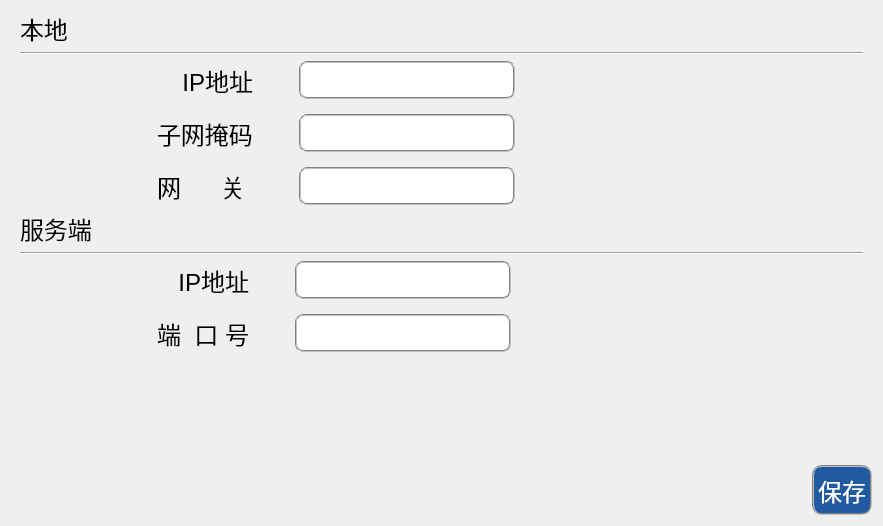
        <widget class="QWidget" name="tabSetNet">
         <property name="styleSheet">
          <string notr="true"/>
         </property>
         <attribute name="title">
          <string>网络  </string>
         </attribute>
         <layout class="QGridLayout" name="gridLayout_34">
          <item row="1" column="0">
           <widget class="QWidget" name="wgtServerNetWork" native="true">
            <layout class="QGridLayout" name="gridLayout_4">
             <property name="topMargin">
              <number>0</number>
             </property>
             <property name="bottomMargin">
              <number>0</number>
             </property>
             <property name="verticalSpacing">
              <number>6</number>
             </property>
             <item row="1" column="0" colspan="3">
              <widget class="Line" name="lineServer">
               <property name="orientation">
                <enum>Qt::Horizontal</enum>
               </property>
              </widget>
             </item>
             <item row="2" column="0">
              <spacer name="horizontalSpacer_3">
               <property name="orientation">
                <enum>Qt::Horizontal</enum>
               </property>
               <property name="sizeType">
                <enum>QSizePolicy::Preferred</enum>
               </property>
               <property name="sizeHint" stdset="0">
                <size>
                 <width>131</width>
                 <height>20</height>
                </size>
               </property>
              </spacer>
             </item>
             <item row="2" column="1">
              <layout class="QGridLayout" name="gridLayout_6" rowstretch="0,0" columnstretch="0,0,0" rowminimumheight="0,0">
               <property name="verticalSpacing">
                <number>15</number>
               </property>
               <item row="1" column="2">
                <widget class="QLineEdit" name="txtServerPort">
                 <property name="sizePolicy">
                  <sizepolicy hsizetype="Expanding" vsizetype="Expanding">
                   <horstretch>0</horstretch>
                   <verstretch>0</verstretch>
                  </sizepolicy>
                 </property>
                 <property name="font">
                  <font>
                   <pointsize>18</pointsize>
                  </font>
                 </property>
                 <property name="styleSheet">
                  <string notr="true">background-color: rgb(255, 255, 255);
border-radius: 8px; 
border:2px groove gray;
padding: 2px 2px; </string>
                 </property>
                </widget>
               </item>
               <item row="0" column="2">
                <widget class="QLineEdit" name="txtServerIP">
                 <property name="sizePolicy">
                  <sizepolicy hsizetype="Expanding" vsizetype="Expanding">
                   <horstretch>0</horstretch>
                   <verstretch>0</verstretch>
                  </sizepolicy>
                 </property>
                 <property name="font">
                  <font>
                   <pointsize>18</pointsize>
                  </font>
                 </property>
                 <property name="styleSheet">
                  <string notr="true">background-color: rgb(255, 255, 255);
border-radius: 8px; 
border:2px groove gray;
padding: 2px 2px; </string>
                 </property>
                </widget>
               </item>
               <item row="0" column="0">
                <widget class="QLabel" name="labServerIP">
                 <property name="font">
                  <font>
                   <pointsize>18</pointsize>
                  </font>
                 </property>
                 <property name="text">
                  <string>IP地址</string>
                 </property>
                 <property name="alignment">
                  <set>Qt::AlignRight|Qt::AlignTrailing|Qt::AlignVCenter</set>
                 </property>
                 <property name="margin">
                  <number>8</number>
                 </property>
                </widget>
               </item>
               <item row="1" column="0">
                <widget class="QLabel" name="labServerPort">
                 <property name="font">
                  <font>
                   <pointsize>18</pointsize>
                  </font>
                 </property>
                 <property name="text">
                  <string>端  口 号</string>
                 </property>
                 <property name="alignment">
                  <set>Qt::AlignRight|Qt::AlignTrailing|Qt::AlignVCenter</set>
                 </property>
                 <property name="margin">
                  <number>8</number>
                 </property>
                </widget>
               </item>
               <item row="0" column="1">
                <spacer name="horizontalSpacer_13">
                 <property name="orientation">
                  <enum>Qt::Horizontal</enum>
                 </property>
                 <property name="sizeType">
                  <enum>QSizePolicy::Fixed</enum>
                 </property>
                 <property name="sizeHint" stdset="0">
                  <size>
                   <width>40</width>
                   <height>20</height>
                  </size>
                 </property>
                </spacer>
               </item>
              </layout>
             </item>
             <item row="2" column="2">
              <spacer name="horizontalSpacer_2">
               <property name="orientation">
                <enum>Qt::Horizontal</enum>
               </property>
               <property name="sizeHint" stdset="0">
                <size>
                 <width>40</width>
                 <height>20</height>
                </size>
               </property>
              </spacer>
             </item>
             <item row="0" column="0" colspan="2">
              <widget class="QLabel" name="label_6">
               <property name="font">
                <font>
                 <pointsize>18</pointsize>
                </font>
               </property>
               <property name="text">
                <string>服务端</string>
               </property>
              </widget>
             </item>
            </layout>
           </widget>
          </item>
          <item row="2" column="0">
           <spacer name="verticalSpacer_4">
            <property name="orientation">
             <enum>Qt::Vertical</enum>
            </property>
            <property name="sizeHint" stdset="0">
             <size>
              <width>20</width>
              <height>107</height>
             </size>
            </property>
           </spacer>
          </item>
          <item row="3" column="0">
           <layout class="QGridLayout" name="gridLayout_29">
            <item row="0" column="0">
             <spacer name="horizontalSpacer_32">
              <property name="orientation">
               <enum>Qt::Horizontal</enum>
              </property>
              <property name="sizeType">
               <enum>QSizePolicy::Preferred</enum>
              </property>
              <property name="sizeHint" stdset="0">
               <size>
                <width>801</width>
                <height>50</height>
               </size>
              </property>
             </spacer>
            </item>
            <item row="0" column="1">
             <widget class="QPushButton" name="btnSaveNetworkSettings">
              <property name="sizePolicy">
               <sizepolicy hsizetype="Preferred" vsizetype="Preferred">
                <horstretch>0</horstretch>
                <verstretch>0</verstretch>
               </sizepolicy>
              </property>
              <property name="font">
               <font>
                <pointsize>18</pointsize>
               </font>
              </property>
              <property name="styleSheet">
               <string notr="true">color: white;
background-color: rgb(32, 90, 160);
border: 2px groove gray;
border-radius: 10px;
padding: 2px 4px;</string>
              </property>
              <property name="text">
               <string>保存</string>
              </property>
              <property name="icon">
               <iconset resource="../ikembx00.qrc">
                <normaloff>:/image/ok.ico</normaloff>:/image/ok.ico</iconset>
              </property>
              <property name="iconSize">
               <size>
                <width>35</width>
                <height>35</height>
               </size>
              </property>
              <property name="default">
               <bool>true</bool>
              </property>
             </widget>
            </item>
           </layout>
          </item>
          <item row="0" column="0">
           <widget class="QWidget" name="wgtLocalNetWork" native="true">
            <layout class="QGridLayout" name="gridLayout_2">
             <property name="topMargin">
              <number>0</number>
             </property>
             <property name="bottomMargin">
              <number>0</number>
             </property>
             <property name="verticalSpacing">
              <number>6</number>
             </property>
             <item row="1" column="0" colspan="4">
              <widget class="Line" name="lineLocalNetWork">
               <property name="orientation">
                <enum>Qt::Horizontal</enum>
               </property>
              </widget>
             </item>
             <item row="0" column="0" colspan="2">
              <widget class="QLabel" name="label_5">
               <property name="font">
                <font>
                 <pointsize>18</pointsize>
                </font>
               </property>
               <property name="text">
                <string>本地</string>
               </property>
              </widget>
             </item>
             <item row="3" column="0">
              <spacer name="horizontalSpacer_4">
               <property name="orientation">
                <enum>Qt::Horizontal</enum>
               </property>
               <property name="sizeType">
                <enum>QSizePolicy::Preferred</enum>
               </property>
               <property name="sizeHint" stdset="0">
                <size>
                 <width>131</width>
                 <height>17</height>
                </size>
               </property>
              </spacer>
             </item>
             <item row="3" column="1">
              <layout class="QGridLayout" name="gridLayout">
               <property name="verticalSpacing">
                <number>15</number>
               </property>
               <item row="0" column="2">
                <widget class="QLineEdit" name="txtIPAddr">
                 <property name="sizePolicy">
                  <sizepolicy hsizetype="Expanding" vsizetype="Expanding">
                   <horstretch>0</horstretch>
                   <verstretch>0</verstretch>
                  </sizepolicy>
                 </property>
                 <property name="font">
                  <font>
                   <pointsize>18</pointsize>
                  </font>
                 </property>
                 <property name="styleSheet">
                  <string notr="true">background-color: rgb(255, 255, 255);
border-radius: 8px; 
border:2px groove gray;
padding: 2px 2px; </string>
                 </property>
                 <property name="inputMask">
                  <string/>
                 </property>
                 <property name="text">
                  <string/>
                 </property>
                </widget>
               </item>
               <item row="1" column="0">
                <widget class="QLabel" name="labMaskCode">
                 <property name="font">
                  <font>
                   <pointsize>18</pointsize>
                  </font>
                 </property>
                 <property name="text">
                  <string>子网掩码</string>
                 </property>
                 <property name="margin">
                  <number>8</number>
                 </property>
                </widget>
               </item>
               <item row="2" column="2">
                <widget class="QLineEdit" name="txtNetGate">
                 <property name="sizePolicy">
                  <sizepolicy hsizetype="Expanding" vsizetype="Expanding">
                   <horstretch>0</horstretch>
                   <verstretch>0</verstretch>
                  </sizepolicy>
                 </property>
                 <property name="font">
                  <font>
                   <pointsize>18</pointsize>
                  </font>
                 </property>
                 <property name="styleSheet">
                  <string notr="true">background-color: rgb(255, 255, 255);
border-radius: 8px; 
border:2px groove gray;
padding: 2px 2px; </string>
                 </property>
                </widget>
               </item>
               <item row="0" column="1">
                <spacer name="horizontalSpacer_12">
                 <property name="orientation">
                  <enum>Qt::Horizontal</enum>
                 </property>
                 <property name="sizeType">
                  <enum>QSizePolicy::Fixed</enum>
                 </property>
                 <property name="sizeHint" stdset="0">
                  <size>
                   <width>40</width>
                   <height>20</height>
                  </size>
                 </property>
                </spacer>
               </item>
               <item row="1" column="2">
                <widget class="QLineEdit" name="txtMaskCode">
                 <property name="sizePolicy">
                  <sizepolicy hsizetype="Expanding" vsizetype="Expanding">
                   <horstretch>0</horstretch>
                   <verstretch>0</verstretch>
                  </sizepolicy>
                 </property>
                 <property name="font">
                  <font>
                   <pointsize>18</pointsize>
                  </font>
                 </property>
                 <property name="styleSheet">
                  <string notr="true">background-color: rgb(255, 255, 255);
border-radius: 8px; 
border:2px groove gray;
padding: 2px 2px; </string>
                 </property>
                </widget>
               </item>
               <item row="2" column="0">
                <widget class="QLabel" name="labNetGate">
                 <property name="font">
                  <font>
                   <pointsize>18</pointsize>
                  </font>
                 </property>
                 <property name="text">
                  <string>网      关</string>
                 </property>
                 <property name="margin">
                  <number>8</number>
                 </property>
                </widget>
               </item>
               <item row="0" column="0">
                <widget class="QLabel" name="labDeviceIP">
                 <property name="font">
                  <font>
                   <pointsize>18</pointsize>
                  </font>
                 </property>
                 <property name="text">
                  <string>IP地址</string>
                 </property>
                 <property name="alignment">
                  <set>Qt::AlignRight|Qt::AlignTrailing|Qt::AlignVCenter</set>
                 </property>
                 <property name="margin">
                  <number>8</number>
                 </property>
                </widget>
               </item>
              </layout>
             </item>
             <item row="3" column="2">
              <spacer name="horizontalSpacer_5">
               <property name="orientation">
                <enum>Qt::Horizontal</enum>
               </property>
               <property name="sizeHint" stdset="0">
                <size>
                 <width>40</width>
                 <height>20</height>
                </size>
               </property>
              </spacer>
             </item>
            </layout>
           </widget>
          </item>
         </layout>
        </widget>
